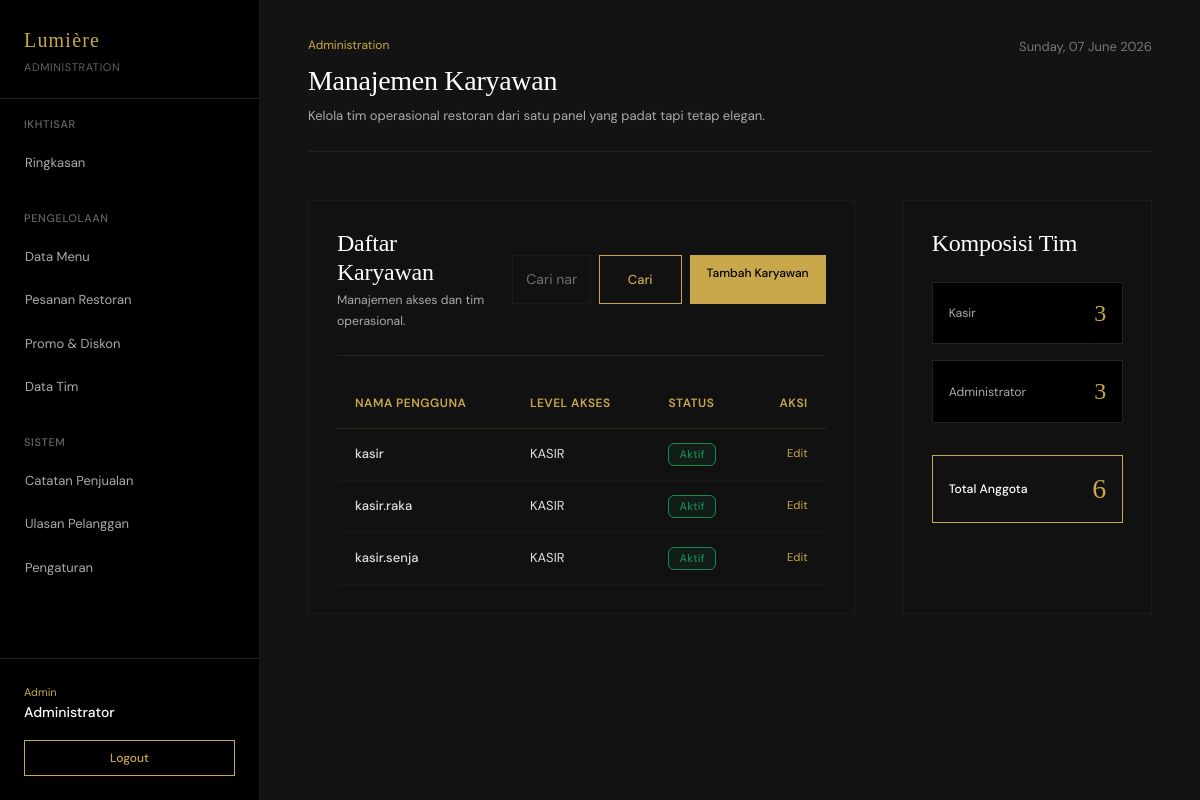
Page /admin/karyawan.php (signed in) on the earlier database version.
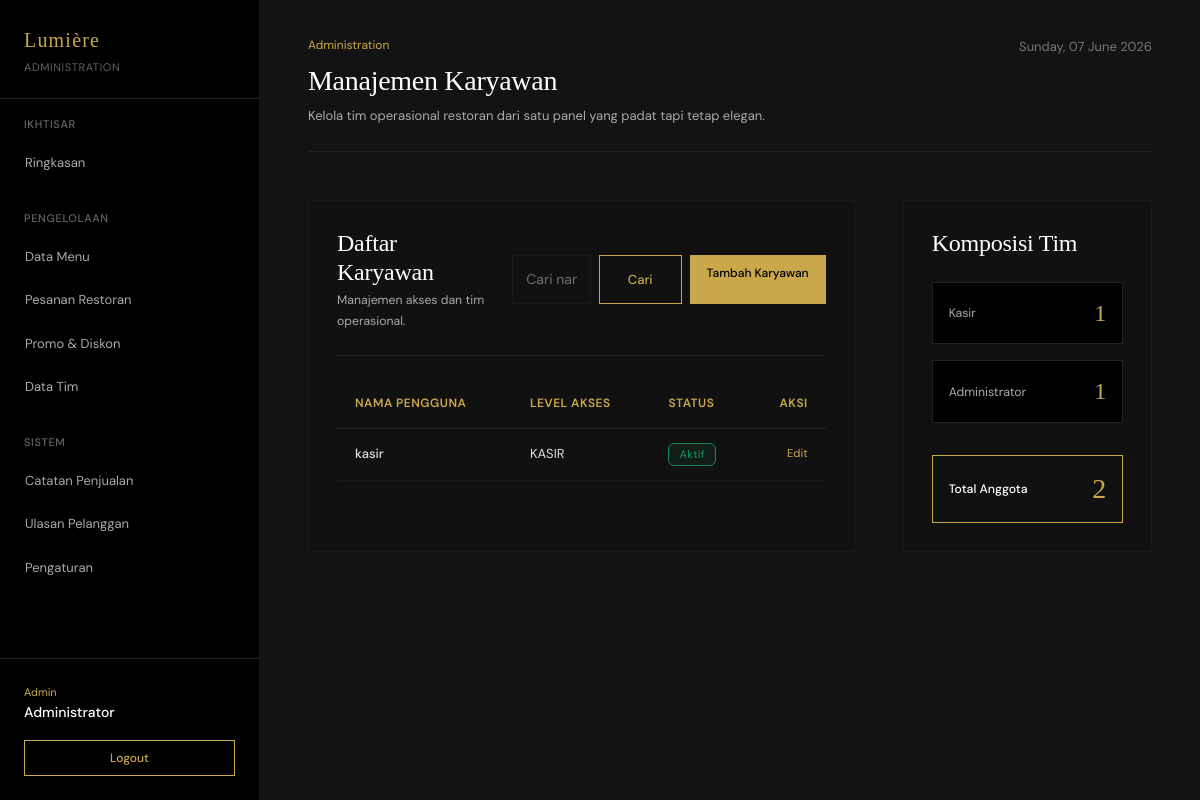
Same page on the later database version.
### tables this page shows
CREATE TABLE IF NOT EXISTS `karyawan` (
  `id_karyawan` int NOT NULL AUTO_INCREMENT,
  `nama_karyawan` varchar(100) DEFAULT NULL,
  `username` varchar(50) NOT NULL,
  `email` varchar(100) DEFAULT NULL,
  `password` varchar(255) NOT NULL,
  `status` enum('Aktif','Nonaktif') NOT NULL DEFAULT 'Aktif',
  PRIMARY KEY (`id_karyawan`),
  UNIQUE KEY `karyawan_username_unique` (`username`)
);

### includes/helpers.php (called while the page is built, shortened)
<?php
function base_path(string $path = ''): string
{
    $base = dirname(__DIR__);
    return $path === '' ? $base : $base . '/' . ltrim($path, '/');
}
function base_url(string $path = ''): string
{
    $app = require base_path('config/app.php');
    $baseUrl = rtrim($app['url'] ?? 'http://localhost:8001', '/');
    return $path === '' ? $baseUrl : $baseUrl . '/' . ltrim($path, '/');
}
function role_label(string $role): string
{
    return match ($role) {
        'admin' => 'Admin',
        'kasir' => 'Karyawan',
        'pelanggan' => 'Member',
        default => 'User',
    };
}

### config/app.php (called while the page is built, shortened)
<?php
require_once __DIR__ . '/env.php';
$host = $_SERVER['HTTP_HOST'] ?? 'localhost';
$scheme = (isset($_SERVER['HTTPS']) && $_SERVER['HTTPS'] !== 'off') || ($_SERVER['SERVER_PORT'] ?? '') == 443 ? 'https' : 'http';
$defaultUrl = "$scheme://$host";
return [
    'name' => env('APP_NAME', 'UPK Restoran'),
    'env' => env('APP_ENV', 'local'),
    'url' => env('APP_URL', $defaultUrl),
];

### config/env.php (called while the page is built, shortened)
<?php
function env(string $key, ?string $default = null): ?string
{
    static $values = [];
    $runtimeValue = $_ENV[$key] ?? $_SERVER[$key] ?? getenv($key);
    if ($runtimeValue !== false && $runtimeValue !== null && $runtimeValue !== '') {
        return (string) $runtimeValue;
    }
    return $values[$key] ?? $default;
}

### includes/database.php (called while the page is built, shortened)
<?php
require_once __DIR__ . '/../config/env.php';
function db(): PDO
{
    static $pdo = null;
    if ($pdo instanceof PDO) {
        return $pdo;
    }
    $host = env('DB_HOST', '127.0.0.1');
    $port = env('DB_PORT', '3306');
    $name = env('DB_NAME', 'upk-restoran');
    $user = env('DB_USER', 'root');
    $pass = env('DB_PASS', '');
    $dsn = sprintf('mysql:host=%s;port=%s;dbname=%s;charset=utf8mb4', $host, $port, $name);
    $pdo = new PDO($dsn, $user, $pass, [
        PDO::ATTR_ERRMODE => PDO::ERRMODE_EXCEPTION,
        PDO::ATTR_DEFAULT_FETCH_MODE => PDO::FETCH_ASSOC,
    ]);
    $pdo->exec("SET time_zone = '+07:00'");
    return $pdo;
}

### admin/karyawan.php (the view, shortened to what this page needs)
<?php
require __DIR__ . '/../includes/header.php';
require_once __DIR__ . '/../includes/database.php';
$stmt = db()->query("
    SELECT id_karyawan, nama_karyawan, username, status FROM karyawan
    ORDER BY username
");
$karyawans = $stmt->fetchAll();
$search = trim($_GET['search'] ?? '');
$page = isset($_GET['page']) ? max(1, (int)$_GET['page']) : 1;
$limit = 5;
$filteredKaryawans = [];
foreach ($karyawans as $karyawan) {
    if ($search === '') {
        $filteredKaryawans[] = $karyawan;
    }
}
$paginatedKaryawans = array_slice($filteredKaryawans, ($page - 1) * $limit, $limit);
$countAdmin = (int) db()->query("SELECT COUNT(*) FROM admin")->fetchColumn();
$countKasir = (int) db()->query("SELECT COUNT(*) FROM karyawan")->fetchColumn();
$total = $countAdmin + $countKasir;
?>
<section class="row g-5">
    <div class="col-lg-8">
        <article class="section-panel h-100">
            <div class="d-flex flex-column flex-md-row justify-content-between align-items-md-center border-bottom border-soft pb-4 mb-4 gap-3">
                <div>
                    <h3 class="font-display text-white m-0" style="font-size: 24px;">Daftar Karyawan</h3>
                    <p class="text-secondary small mb-0 mt-1">Manajemen akses dan tim operasional.</p>
                </div>
                <div class="d-flex gap-2">
                    <form method="GET" class="d-flex gap-2">
                        <input type="text" name="search" class="form-control bg-black text-white border-secondary rounded-0" placeholder="Cari nama atau level..." value="<?= htmlspecialchars($search, ENT_QUOTES, 'UTF-8'); ?>">
                        <button type="submit" class="btn btn-outline-warning rounded-0">Cari</button>
                    </form>
                    <a class="btn btn-warning py-2 px-3 text-nowrap" style="font-size: 12px;" href="<?= htmlspecialchars(base_url('admin/karyawan_tambah.php'), ENT_QUOTES, 'UTF-8'); ?>">Tambah Karyawan</a>
                </div>
            </div>
            <div class="table-responsive">
                <table class="table align-middle">
                    <thead>
                        <tr>
                            <th>Nama Pengguna</th>
                            <th>Level Akses</th>
                            <th>Status</th>
                            <th class="text-end">Aksi</th>
                        </tr>
                    </thead>
                    <tbody>
                        <?php foreach ($paginatedKaryawans as $karyawan): ?>
                        <tr>
                            <td class="fw-medium text-white"><?= htmlspecialchars($karyawan['username'], ENT_QUOTES, 'UTF-8'); ?></td>
                            <td class="text-uppercase small">Kasir</td>
                            <td>
                                <?php if (($karyawan['status'] ?? 'Aktif') === 'Aktif'): ?>
                                    <span class="badge bg-success bg-opacity-10 text-success border border-success border-opacity-20">Aktif</span>
                                <?php else: ?>
                                    <span class="badge bg-danger bg-opacity-10 text-danger border border-danger border-opacity-20">Nonaktif</span>
                                <?php endif; ?>
                            </td>
                             <td class="text-end">
                                <div class="d-flex justify-content-end gap-3">
                                    <a href="<?= htmlspecialchars(base_url('admin/karyawan_edit.php?id=' . $karyawan['id_karyawan']), ENT_QUOTES, 'UTF-8'); ?>" class="text-gold small">Edit</a>
                                </div>
                             </td>
                        </tr>
                        <?php endforeach; ?>
                    </tbody>
                </table>
            </div>
        </article>
    </div>
    <aside class="col-lg-4">
        <article class="section-panel h-100">
            <h3 class="font-display text-white mb-4" style="font-size: 24px;">Komposisi Tim</h3>
            <div class="d-flex flex-column gap-3">
                <div class="p-3 border border-soft bg-black d-flex justify-content-between align-items-center">
                    <span class="text-secondary small">Kasir</span>
                    <span class="h4 text-gold font-display m-0"><?= $countKasir; ?></span>
                </div>
                <div class="p-3 border border-soft bg-black d-flex justify-content-between align-items-center">
                    <span class="text-secondary small">Administrator</span>
                    <span class="h4 text-gold font-display m-0"><?= $countAdmin; ?></span>
                </div>
                <div class="p-3 border border-gold border-opacity-20 bg-gold bg-opacity-5 d-flex justify-content-between align-items-center mt-3">
                    <span class="text-white small fw-medium">Total Anggota</span>
                    <span class="h3 text-gold font-display m-0"><?= $total; ?></span>
                </div>
            </div>
        </article>
    </aside>
</section>
<?php
$content = ob_get_clean();
render_internal_shell([
    'brand' => 'Lumière',
    'badge' => 'Administration',
    'title' => 'Manajemen Karyawan',
    'description' => 'Kelola tim operasional restoran dari satu panel yang padat tapi tetap elegan.',
    'nav_sections' => admin_nav_sections(),
], $content);
require __DIR__ . '/../includes/footer.php';

### includes/header.php (shortened to what this page needs)
<?php
$app = require __DIR__ . '/../config/app.php';
?>
<!DOCTYPE html>
<html lang="id" data-bs-theme="dark">
<head>
    <link href="https://cdn.jsdelivr.net/npm/bootstrap@5.3.3/dist/css/bootstrap.min.css" rel="stylesheet">
    <link rel="stylesheet" href="<?= htmlspecialchars(base_url('assets/css/style.css'), ENT_QUOTES, 'UTF-8'); ?>?v=<?= time(); ?>">
</head>
<body>

### includes/ui.php (shortened to what this page needs)
<?php
function is_active_path(string $href): bool
{
    $requestPath = parse_url($_SERVER['REQUEST_URI'] ?? '', PHP_URL_PATH) ?: '';
    return str_contains($requestPath, $href);
}
function render_internal_shell(array $config, string $content): void
{
    $sections = $config['nav_sections'] ?? [];
    $badge = $config['badge'] ?? '';
    $title = $config['title'] ?? '';
    $description = $config['description'] ?? '';
    $brand = $config['brand'] ?? get_setting('nama_restoran', "Lumière");
    $userName = htmlspecialchars($_SESSION['user_name'] ?? 'User', ENT_QUOTES, 'UTF-8');
    $roleName = htmlspecialchars(role_label($_SESSION['user_role'] ?? ''), ENT_QUOTES, 'UTF-8');
    ?>
    <main class="dashboard-shell">
        <aside class="dashboard-sidebar" id="sidebar">
            <div class="sidebar-brand">
                <p class="sidebar-brand-mark"><?= htmlspecialchars($brand); ?></p>
                <p class="sidebar-brand-copy"><?= htmlspecialchars($badge); ?></p>
            </div>
            <div class="flex-grow-1 overflow-auto py-3">
                <?php if ($badge === 'Service Floor'): ?>
                    <?php $items = array_merge(...array_values($sections)); ?>
                    <div class="sidebar-group mb-4">
                        <p class="sidebar-section-title">Operasional</p>
                        <nav class="d-flex flex-column">
                            <?php foreach ($items as $item): ?>
                                <?php $active = is_active_path($item['href']); ?>
                                <a class="sidebar-link <?= $active ? 'sidebar-link-active' : ''; ?>" href="<?= htmlspecialchars($item['href']); ?>">
                                    <?= htmlspecialchars($item['label']); ?>
                                </a>
                            <?php endforeach; ?>
                        </nav>
                    </div>
                <?php else: ?>
                    <?php foreach ($sections as $sectionTitle => $items): ?>
                        <div class="sidebar-group mb-4">
                            <p class="sidebar-section-title"><?= htmlspecialchars($sectionTitle); ?></p>
                            <nav class="d-flex flex-column">
                                <?php foreach ($items as $item): ?>
                                    <?php $active = is_active_path($item['href']); ?>
                                    <a class="sidebar-link <?= $active ? 'sidebar-link-active' : ''; ?>" href="<?= htmlspecialchars($item['href']); ?>">
                                        <?= htmlspecialchars($item['label']); ?>
                                    </a>
                                <?php endforeach; ?>
                            </nav>
                        </div>
                    <?php endforeach; ?>
                <?php endif; ?>
            </div>
            <div class="mt-auto p-4 border-top border-soft">
                <div class="d-flex align-items-center justify-content-between mb-3">
                    <div style="min-width: 0;">
                        <p class="text-gold m-0" style="font-size: 11px;"><?= $roleName; ?></p>
                        <p class="text-white m-0 fw-medium text-truncate" style="font-size: 14px;"><?= $userName; ?></p>
                    </div>
                </div>
                <a class="btn btn-outline-warning w-100 py-2" style="font-size: 12px;" href="<?= htmlspecialchars(base_url('logout.php')); ?>">Logout</a>
            </div>
        </aside>
        <section class="dashboard-main">
            <header class="dashboard-topbar d-flex justify-content-between align-items-start border-bottom border-soft pb-4 mb-5">
                <div class="animate-fade-in-up">
                    <p class="text-gold small mb-2" style="font-size: 12px;"><?= htmlspecialchars($badge); ?></p>
                    <h2 class="dashboard-topbar-title font-display text-white m-0" style="font-size: 28px;"><?= htmlspecialchars($title); ?></h2>
                    <p class="text-secondary mt-2 mb-0" style="font-size: 13px;"><?= htmlspecialchars($description); ?></p>
                </div>
                <div class="d-none d-md-block text-end animate-fade-in-up" style="animation-delay: 0.2s;">
                    <p class="text-muted m-0" style="font-size: 13px;"><?= date('l, d F Y'); ?></p>
                </div>
            </header>
            <div class="dashboard-content animate-fade-in-up" style="animation-delay: 0.3s;">
                <?= $content; ?>
            </div>
        </section>
    </main>
    <?php
}
    ?>

### includes/footer.php (shortened to what this page needs)
</body>
</html>

Differences in the rows shown:
removed karyawan: username "kasir.raka", status "Aktif"
removed karyawan: username "kasir.senja", status "Aktif"
Other differences:
$countKasir: "3" → "1"
$countAdmin: "3" → "1"
$total: "6" → "2"
